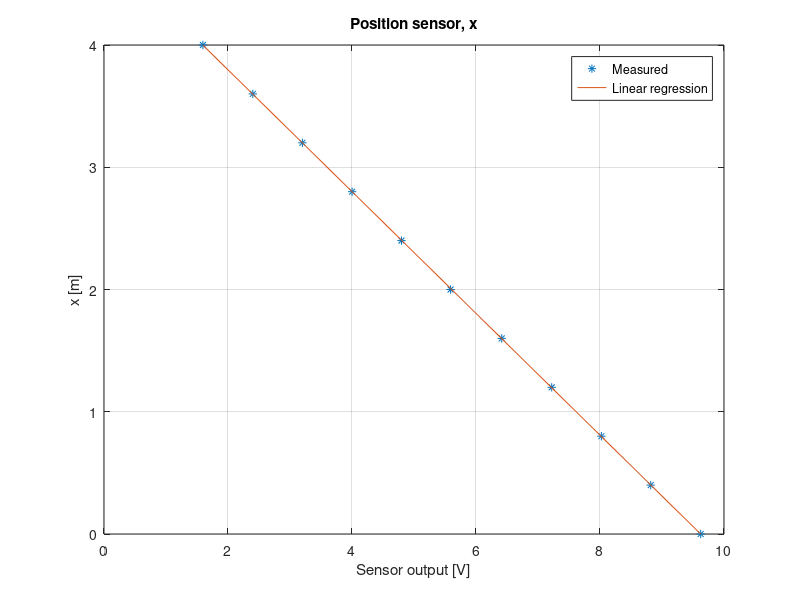

Write the MATLAB code that produced this figure.
% GRAB DATA FROM CRANE
x = [0 0.4 0.8 1.2 1.6 2.0 2.4 2.8 3.2 3.6 4.0];
u = [9.624 8.818 8.022 7.221 6.415 5.590 4.798 4.002 3.200 2.400 1.595];


[p, s] = polyfit(u, x, 1);
% x = -0.4981*u + 4.7931

x_est = polyval(p, u);

%x_est = p(1) * u + p(2);

r2 = 1 - s.normr^2 / norm(x-mean(x))^2

% PLOT
plot(u, x, '*', u, x_est);
title('Position sensor, x');
xlabel('Sensor output [V]');
ylabel('x [m]');
xlim([0 10]);
ylim([x(1) x(end)]);
grid on;
legend('Measured', 'Linear regression', 'location', 'northeast');